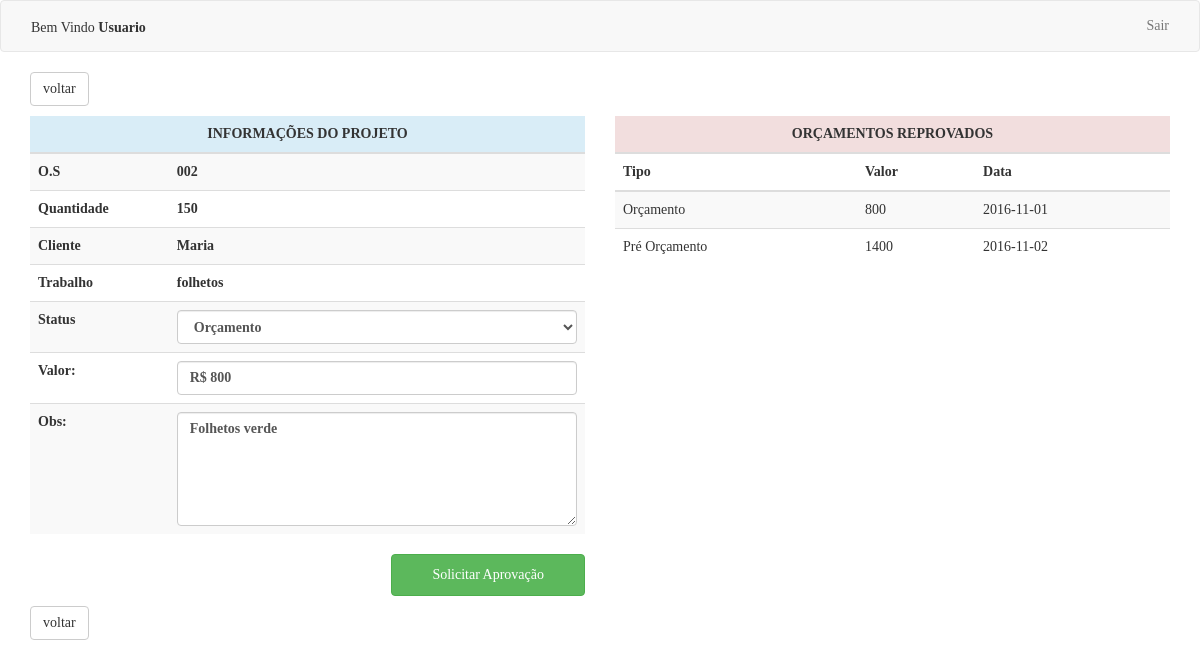
The app's page /roles/financeiro/edit.php?id=2 (signed in) with its own data.
### tables this page shows
CREATE TABLE `financeiro` (
  `id` int(11) NOT NULL,
  `id_projeto` int(11) NOT NULL,
  `status_id` int(11) NOT NULL,
  `valor` float NOT NULL,
  `aprovado` int(1) DEFAULT NULL,
  `data` date NOT NULL
);

CREATE TABLE `projeto` (
  `id` int(11) NOT NULL,
  `cod_projeto` varchar(5) NOT NULL,
  `quantidade` int(11) NOT NULL,
  `descricao` varchar(250) NOT NULL,
  `ativo` tinyint(1) NOT NULL,
  `nome_cliente` varchar(50) NOT NULL,
  `observacao` varchar(300) NOT NULL
);

CREATE TABLE `status` (
  `id` int(11) NOT NULL,
  `nome` varchar(30) NOT NULL
);

### roles/financeiro/edit.php (the view, shortened to what this page needs)
<?php
  include '../inc/header.php';
  include '../../config/config.php';
  $id = $_GET['id'];
  function getBudget($id, $connect) {
    $sql = "SELECT
            F.*,
            S.nome
          FROM
            financeiro F
          INNER JOIN
            status S
          ON
            F.status_id = S.id
          ORDER BY
            id desc
          ";
    $result = mysqli_query($connect, $sql);
    $consult = mysqli_fetch_all($result, MYSQLI_ASSOC);
    return $consult;
  }
  function getProject($id, $connect) {
    $sql = "SELECT
            P.*,
            F.valor,
            F.id AS idValor,
            F.status_id
          FROM
            projeto P
          INNER JOIN
            financeiro F
          ON
            F.id_projeto = P.id
          WHERE
            P.id = '".$id."'
          ORDER BY
            F.id desc
          ";
    $result = mysqli_query($connect, $sql);
    $consult = mysqli_fetch_array($result);
    return $consult;
  }
  function getStatus($id, $connect) {
    $sql = "SELECT
            *
          FROM
            status
          ";
    $result = mysqli_query($connect, $sql);
    $consult = mysqli_fetch_all($result, MYSQLI_ASSOC);
    return $consult;
  }
  $resultBudget = getBudget($id, $connect);
  $resultProject = getProject($id, $connect);
  $resultStatus = getStatus($id, $connect);
?>
<div class="container" style="margin-top:10px">
  <a class="btn btn-default" href="index.php" role="button">voltar</a>
	<div class="row" style="margin-top:10px">
		<form class="col-md-6" method="post">
			<div class="table-responsive">
				<table class="table table-striped">
					<thead>
						<tr>
							<th colspan="2" class="col-md-12 text-center info">INFORMAÇÕES DO PROJETO</th>
						</tr>
					</thead>
					<tbody>
						<tr>
							<th class="col-md-3">O.S</th>
							<th><?php echo $resultProject['cod_projeto'] ?></th>
						</tr>
						<tr>
							<th class="col-md-3">Quantidade</th>
							<th><?php echo $resultProject['quantidade'] ?></th>
						</tr>
						<tr>
							<th class="col-md-3">Cliente</th>
							<th><?php echo utf8_encode($resultProject['nome_cliente']) ?></th>
						</tr>
						<tr>
							<th class="col-md-3">Trabalho</th>
							<th><?php echo utf8_encode($resultProject['descricao']) ?></th>
						</tr>
						<tr>
							<th class="col-md-3">Status</th>
							<th>
								<select name="status_id" class="form-control">
                  <?php
                    foreach($resultStatus as $item) {
                      if ($item['id'] === $resultProject['status_id']) {
                        $selected = 'selected';
                      } else {
                        $selected = '';
                      }
                      echo '<option value="'.$item['id'].'" '.$selected.'>'.utf8_encode($item['nome']).'</option> ';
                    }
                  ?>
								</select>
							</th>
						</tr>
						<tr>
							<th>
								Valor:
							</th>
							<th>
								<input type="text" name="valor" class="form-control" value="R$ <?php echo $resultProject['valor'] ?>">
							</th>
						</tr>
						<tr>
							<th>
								Obs:
							</th>
							<th>
								<textarea class="form-control" name="observacao" rows="5" placeholder="Descreva para o cliente, todas as caracteristicas do orçamento."><?php echo utf8_encode($resultProject['observacao']) ?></textarea>
							</th>
						</tr>
					</tbody>
				</table>
			</div>
      <button type="submit" class="btn btn-success" style="float:right; padding:10px 40px; margin-bottom:10px">Solicitar Aprovação</button>
		</form>
		<div class="col-md-6">
			<div class="table-responsive">
				<table class="table table-striped">
					<thead>
						<tr>
							<th colspan="3" class="col-md-12 text-center danger">ORÇAMENTOS REPROVADOS</th>
						</tr>
						<tr>
							<th>Tipo</th>
							<th>Valor</th>
							<th>Data</th>
						</tr>
					</thead>
					<tbody>
						<?php
              foreach($resultBudget as $item) {
                if ($item['aprovado'] == 0 && !is_null($item['aprovado'])) {
                  echo '<tr>
                    <td>'.utf8_encode($item['nome']).'</td>
                    <td>'.$item['valor'].'</td>
                    <td>'.$item['data'].'</td>
                  ';
                }
              }
            ?>
					</tbody>
				</table>
			</div>
		</div>
	</div>
  <a class="btn btn-default" href="index.php" role="button">voltar</a>
</div>
<?php include '../inc/footer.php'; ?>

### css/style.css (style rules this page uses)
* { font-family:proximanova; }
.container { margin-bottom:40px }

### records on screen
financeiro: id_projeto.cod_projeto "002", id_projeto.quantidade "150", id_projeto.nome_cliente "Maria", id_projeto.descricao "folhetos", valor "R$ 800", observacao "Folhetos verde", status.nome "Orçamento", valor "800", data "2016-11-01"
financeiro: status.nome "Pré Orçamento", valor "1400", data "2016-11-02"

### other values on screen
utf8_encode($_SESSION['nameUser']) "Usuario"
form field status_id "Orçamento"
